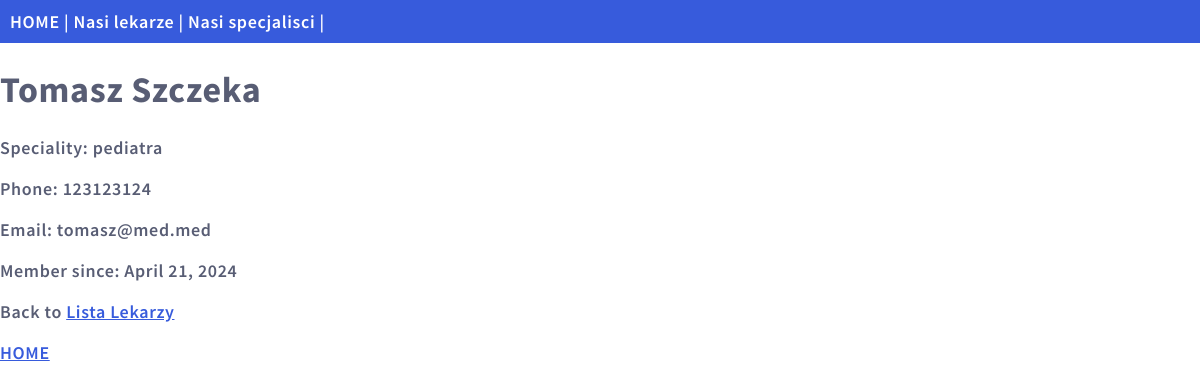
/doctors/details/2, run on the app's committed database.
### app/models.py (models this page shows, shortened)
class Member(models.Model):
    first_name = models.CharField(max_length=255, blank=False, null=False)
    second_name = models.CharField(max_length=255, blank=True, null=True)
    last_name = models.CharField(max_length=255, blank=False, null=False)
    added_date = models.DateField(auto_now_add=True)
    phone = models.IntegerField(unique=True, blank=False, null=False)
    email = models.EmailField(max_length=254, verbose_name="Email Address", unique=True, validators=[validate_email])
    class Meta:
        abstract = True

class Doctor(Member):
    speciality = models.CharField(max_length=255, blank=False, null=True)
    class Meta:
        verbose_name_plural = "Lekarze"

### app/views.py (the view)
# urls.py: path('doctors/details/<int:id>', views.details, name='details'),
def details(request, id):
    doctor = Doctor.objects.get(id=id)
    template = loader.get_template('details.html')
    context = {
        'doctor': doctor,
    }
    return HttpResponse(template.render(context, request))

### app/templates/details.html (shortened to what this page needs)
{% extends "main.html" %}
{% block content %}
<h1>{{doctor.first_name }} {{ doctor.last_name }}</h1>
<p>Speciality: {{ doctor.speciality }}</p>
<p>Phone: {{ doctor.phone }}</p>
<p>Email: {{ doctor.email }}</p>
<p>Member since: {{ doctor.added_date }}</p>
<p>Back to <a href="/doctors">Lista Lekarzy</a></p>
<p><a href="/">HOME</a></p>
{% endblock %}

### static/staff.css (style rules this page uses)
body { margin:0; font: 600 18px 'Source Sans Pro', sans-serif; letter-spacing: 0.64px; color: #585d74; }
a:link, a:visited { color: #375BDC; }

### data on the page
Doctor: first_name "Tomasz", last_name "Szczeka", speciality "pediatra", phone "123123124", email "tomasz@med.med", added_date "April 21, 2024"
